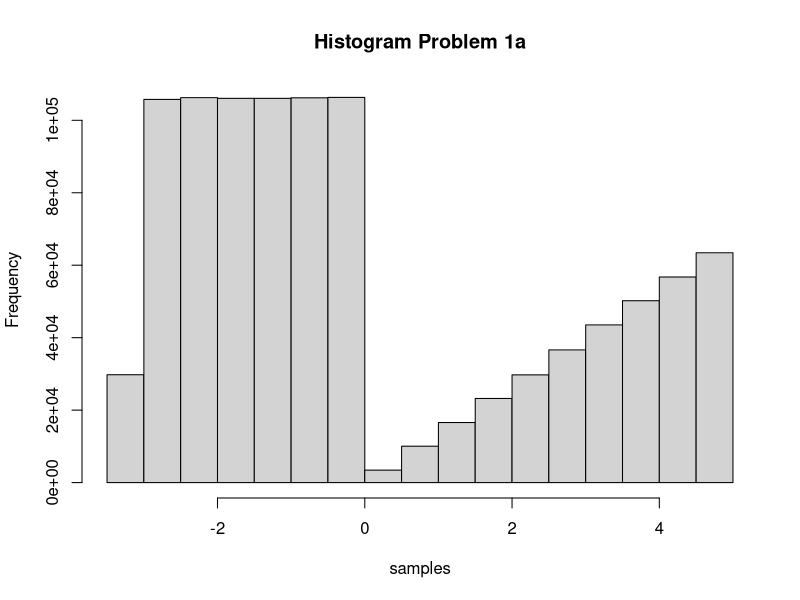
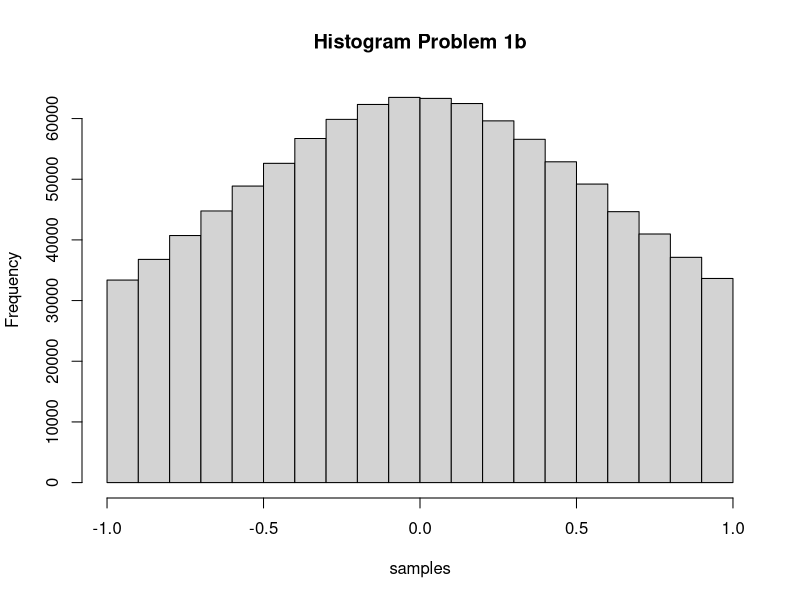

Source code (R) for these figures, in order:
# Yaw Amankwah
# Homework 5

# QUESTION 1

#(a)

n = 1e6
k = 1
samples = rep(0,n)
while (k <=n) {
  X = (5+pi)*runif(1) - pi
  Y = 0.5*runif(1)
  if ((X <=0 & X >=-pi) & (Y <=1/pi)){
    samples[k] = X
    k = k+1
    }
  else if ((X <=5 & X >=0) & (Y <=X/25)) {
    samples[k] = X
    k = k+1
  }
}
hist(samples, main = 'Histogram Problem 1a')
#(b)

n = 1e6

f = function(x){return(2/(pi*(1+x^2)))} 

k = 1; samples = rep(0,n)
while(k<=n){
  X = 2*runif(1) - 1; V = runif(1)
  if(V<f(X)){samples[k]=X; k=k+1} 
}
hist(samples, main = 'Histogram Problem 1b')

# QUESTION 2
n_vector = c()
m_vector = c()
train_error_vector = c()
test_error_vector = c()
n_range = c(50,100,500)

linregress = function(x,y){
  xmean = mean(x)
  ymean = mean(y)
  a = sum((x-xmean)*(y-ymean))/sum((x-xmean)^2)
  b = ymean - a*xmean
  return(c(a,b))
}

reg_func = function (a,b,x) {
  return (a*x + b)
}

for (n in n_range) {
  for (m in c(n, 2*n)) {
    x_train = 5 * runif(n)
    y_train = 3 * x_train + 1
    reg_coefficients = linregress(x_train, y_train)
    a = reg_coefficients[1]
    b = reg_coefficients[2]
    training_error = sum((y_train - reg_func(a,b,x_train))^2)/n
    x_test = 5 * runif(m)
    y_test = 3 * x_test + 1
    testing_error = sum((y_test - reg_func(a,b,x_test))^2)/m
    n_vector = append(n_vector, n)
    m_vector = append(m_vector, m)
    train_error_vector = append(train_error_vector, training_error)
    test_error_vector = append(test_error_vector, testing_error)
  }
}

result = cbind(n_vector, m_vector, train_error_vector, test_error_vector,
               test_error_vector - train_error_vector)
result

# OBSERVATION
# No clear patterns in my testing. Both training and testing 
# error negligible in all instances. Training error was larger in some
# instances and smaller in others.
# I would have assumed the testing error to be larger in almost all instances
# because model was trained to fit the training data so the estimates would 
# not adequately fit the test data.

# QUESTION 5

theta_values = c(1,2,4,8)
n_values = c(1e2,1e4,1e6,1e8)
theta_vector = c()
n_vector = c()
max_vector = c()
mean_vector = c()
for (theta in theta_values) {
  for (n in n_values) {
    vals = theta * runif(n)
    theta_vector = append(theta_vector, theta)
    n_vector = append(n_vector, n)
    max_vector = append(max_vector, max(vals))
    mean_vector = append(mean_vector, mean(vals))
  }
}
result = cbind(theta_vector, n_vector, max_vector,mean_vector)
result
